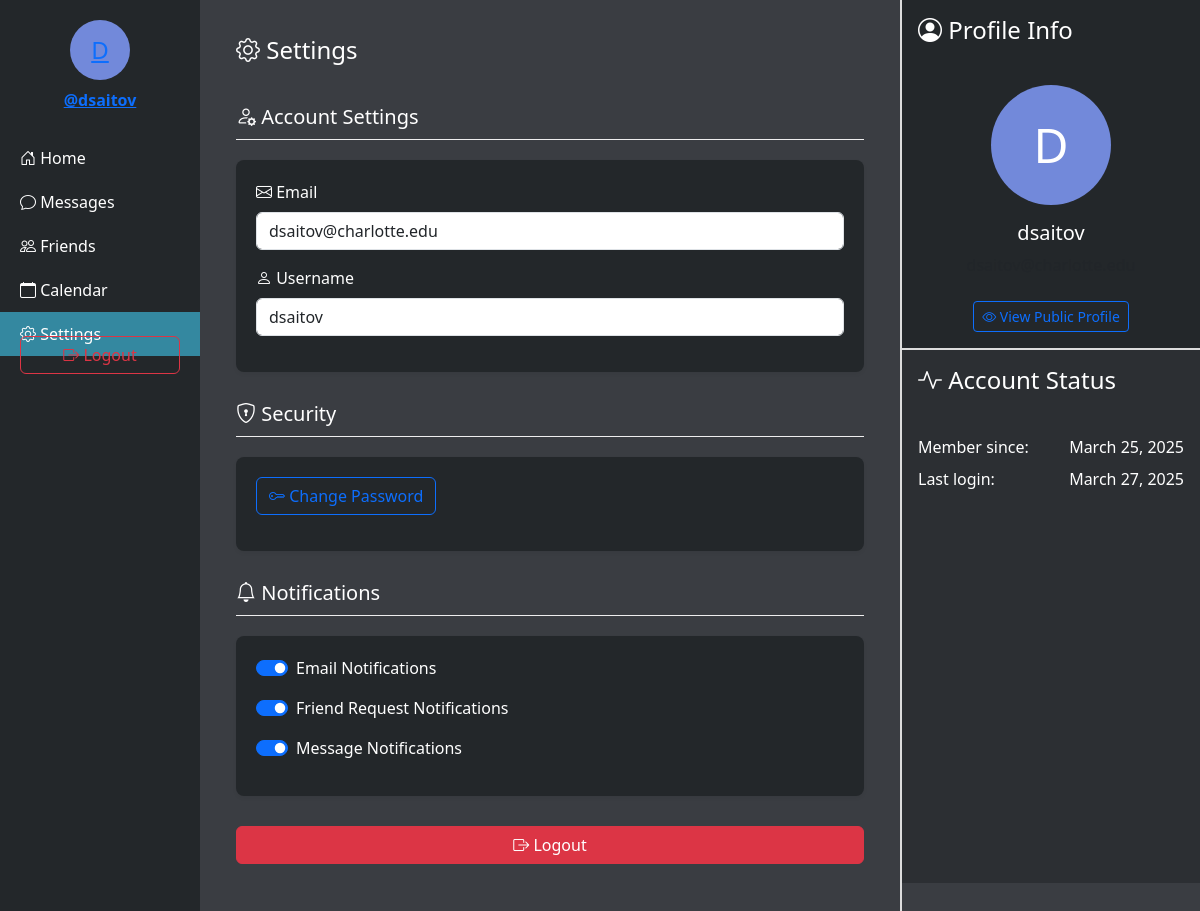
The app's page /settings/ (signed in) with its own data.
### main/models.py (models this page shows)
class User(AbstractUser):
    name = models.CharField(max_length=200, null=True)
    email = models.EmailField(unique=True, null=True)
    bio = models.TextField(null=True)
    avatar = models.ImageField(null=True, default="avatar.svg")
    profile_picture = models.ImageField(upload_to='profile_images/', null=True, blank=True)
    groups = models.ManyToManyField(
        'auth.Group',
        related_name='main_user_set',
        blank=True,
        help_text='The groups this user belongs to.',
        verbose_name='groups',
    )
    user_permissions = models.ManyToManyField(
        'auth.Permission',
        related_name='main_user_set',
        blank=True,
        help_text='Specific permissions for this user.',
        verbose_name='user permissions',
    )
    USERNAME_FIELD = 'email'
    REQUIRED_FIELDS = ['username']  # Username is required for AbstractUser
    class Meta:
        app_label = 'main'
        db_table = 'main_user'

### main/views.py (the view)
# urls.py: path('settings/', views.settings, name='settings'),
@login_required(login_url='login')
def settings(request):
    return render(request, 'settings.html')

### templates/settings.html (shortened to what this page needs)
<!DOCTYPE html>
<html lang="en">
<head>
    <link href="https://cdn.jsdelivr.net/npm/bootstrap@5.3.0/dist/css/bootstrap.min.css" rel="stylesheet">
    <link rel="stylesheet" href="https://cdn.jsdelivr.net/npm/bootstrap-icons@1.10.0/font/bootstrap-icons.css">
</head>
<body>
    <div class="container-fluid">
        <div class="row">
            <div class="col-2 left-column">
                {% include 'partials/sidebar.html' %}
            </div>
            <div class="col-7 center-column">
                <h4 class="p-3"><i class="bi bi-gear"></i> Settings</h4>
                <div class="p-3">
                    <div class="settings-section">
                        <h5><i class="bi bi-person-gear"></i> Account Settings</h5>
                        <div class="settings-card">
                            <div class="mb-3">
                                <label class="form-label"><i class="bi bi-envelope"></i> Email</label>
                                <input type="email" class="form-control" value="{{ user.email }}" readonly>
                            </div>
                            <div class="mb-3">
                                <label class="form-label"><i class="bi bi-person"></i> Username</label>
                                <input type="text" class="form-control" value="{{ user.username }}" readonly>
                            </div>
                        </div>
                    </div>
                    <div class="settings-section">
                        <h5><i class="bi bi-shield-lock"></i> Security</h5>
                        <div class="settings-card">
                            <a href="#" class="btn btn-outline-primary mb-3">
                                <i class="bi bi-key"></i> Change Password
                            </a>
                        </div>
                    </div>
                    <div class="settings-section">
                        <h5><i class="bi bi-bell"></i> Notifications</h5>
                        <div class="settings-card">
                            <div class="form-check form-switch mb-3">
                                <input class="form-check-input" type="checkbox" id="emailNotifications" checked>
                                <label class="form-check-label" for="emailNotifications">Email Notifications</label>
                            </div>
                            <div class="form-check form-switch mb-3">
                                <input class="form-check-input" type="checkbox" id="friendRequests" checked>
                                <label class="form-check-label" for="friendRequests">Friend Request Notifications</label>
                            </div>
                            <div class="form-check form-switch mb-3">
                                <input class="form-check-input" type="checkbox" id="messageNotifications" checked>
                                <label class="form-check-label" for="messageNotifications">Message Notifications</label>
                            </div>
                        </div>
                    </div>
                    <div class="settings-section">
                        <div class="d-grid">
                            <a href="{% url 'logout' %}" class="btn btn-danger">
                                <i class="bi bi-box-arrow-right"></i> Logout
                            </a>
                        </div>
                    </div>
                </div>
            </div>
            <div class="col-3 right-column">
                <div class="right-top">
                    <h4 class="p-3"><i class="bi bi-person-circle"></i> Profile Info</h4>
                    <div class="p-3 text-center">
                        {% if user.profile_picture %}
                            <img src="{{ user.profile_picture.url }}" alt="Profile Picture" class="img-thumbnail mb-3" style="width: 120px; height: 120px; object-fit: cover; border-radius: 50%;">
                        {% else %}
                            <div class="profile-circle mx-auto mb-3" style="width: 120px; height: 120px; font-size: 3rem;">
                                {{ user.username.0|upper }}
                            </div>
                        {% endif %}
                        <h5>{{ user.username }}</h5>
                        <p class="text-muted">{{ user.email }}</p>
                        <a href="{% url 'profile' username=user.username %}" class="btn btn-outline-primary btn-sm mt-2">
                            <i class="bi bi-eye"></i> View Public Profile
                        </a>
                    </div>
                </div>
                <div class="right-bottom">
                    <h4 class="p-3"><i class="bi bi-activity"></i> Account Status</h4>
                    <div class="p-3">
                        <div class="d-flex justify-content-between mb-2">
                            <span>Member since:</span>
                            <span>{{ user.date_joined|date:"F j, Y" }}</span>
                        </div>
                        <div class="d-flex justify-content-between mb-2">
                            <span>Last login:</span>
                            <span>{{ user.last_login|date:"F j, Y" }}</span>
                        </div>
                    </div>
                </div>
            </div>
        </div>
    </div>
</body>
</html>

### templates/partials/sidebar.html (shortened to what this page needs)
{% if user.is_authenticated %}
    <div class="text-center mb-4">
        {% if user.profile_picture %}
            <img src="{{ user.profile_picture.url }}" alt="{{ user.username }}" class="profile-picture" style="width: 60px; height: 60px; border-radius: 50%; object-fit: cover;">
        {% else %}
            <div class="profile-circle">
                <a href="{% url 'profile' user.username %}">{{ user.username.0|upper }}</a>
            </div>
        {% endif %}
        <div class="mt-2 fw-semibold"><a href="{% url 'profile' user.username %}">@{{ user.username }}</a></div>
    </div>
    <ul class="nav flex-column">
        <li class="nav-item">
            <a href="{% url 'index' %}" class="nav-link {% if request.path == '/' %}active{% endif %}">
                <i class="bi bi-house-door"></i> Home
            </a>
        </li>
        <li class="nav-item">
            <a href="{% url 'inbox' %}" class="nav-link {% if 'inbox' in request.path or 'conversation' in request.path %}active{% endif %}">
                <i class="bi bi-chat"></i> Messages
            </a>
        </li>
        <li class="nav-item">
            <a href="{% url 'friend_list' %}" class="nav-link {% if 'friends' in request.path %}active{% endif %}">
                <i class="bi bi-people"></i> Friends
            </a>
        </li>
        <li class="nav-item">
            <a href="{% url 'Calendar' %}" class="nav-link {% if 'calendar' in request.path %}active{% endif %}">
                <i class="bi bi-calendar"></i> Calendar
            </a>
        </li>
        <li class="nav-item">
            <a href="{% url 'settings' %}" class="nav-link {% if 'settings' in request.path %}active{% endif %}">
                <i class="bi bi-gear"></i> Settings
            </a>
        </li>
    </ul>
    <div class="mt-auto text-center" style="position: relative; bottom: 20px; width: 100%; padding: 0 20px;">
        <a href="{% url 'logout' %}" class="btn btn-outline-danger w-100">
            <i class="bi bi-box-arrow-right"></i> Logout
        </a>
    </div>
{% endif %}

### templates/settings.html (style rules this page uses)
body { background-color: #2C2F33; color: #ffffff; }
.left-column { background-color: #23272A; color: #ffffff; }
.center-column { background-color: #3A3D42; color: #ffffff; min-height: 100vh; padding: 20px; }
.right-column { background-color: #3A3D42; color: #ffffff; min-height: 100vh; border-left: 2px solid #ddd; padding: 0; }
.right-top { background-color: #23272A; color: #ffffff; min-height: 33.33vh; border-bottom: 2px solid #ddd; }
.right-bottom { background-color: #2C2F33; color: #ffffff; min-height: 66.67vh; }
.profile-circle { background-color: #007bff; color: white; border-radius: 50%; display: flex; align-items: center; justify-content: center; }
.settings-card { background-color: #23272A; color: #ffffff; border-radius: 8px; padding: 20px; margin-bottom: 20px; box-shadow: 0 2px 4px rgba(0,0,0,0.05); }
.settings-section { margin-bottom: 30px; }
.settings-section h5 { border-bottom: 1px solid #eee; padding-bottom: 10px; margin-bottom: 20px; }

### templates/partials/sidebar.html (style rules this page uses)
.left-column { background-color: #23272A; color: #ffffff; min-height: 100vh; padding: 20px 0; }
.nav-link { color: #ffffff; padding: 10px 20px; display: block; transition: background-color 0.2s, color 0.2s; }
.nav-link.active { background-color: #3488A0; color: #ffffff; }
.profile-circle { background-color: #7289DA; color: white; border-radius: 50%; display: flex; align-items: center; justify-content: center; font-size: 1.5rem; width: 60px; height: 60px; margin: 0 auto; }

### records on screen
User: username.0 "D", username "dsaitov", email "dsaitov@charlotte.edu", date_joined "March 25, 2025", last_login "March 27, 2025"
